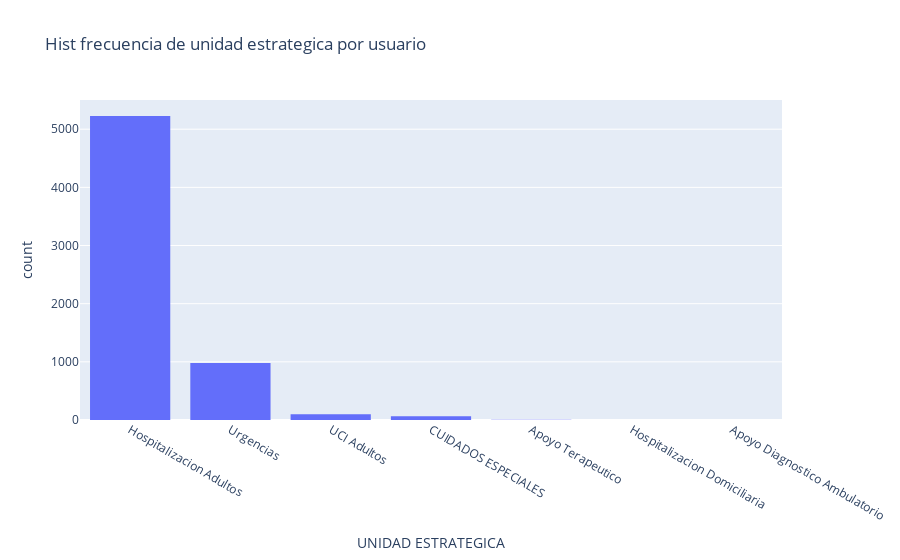

The code cell stored with this chart in its notebook:
### Code cell
fig  = px.histogram(df_egresos, x= 'UNIDAD ESTRATEGICA', title= 'Hist frecuencia de unidad estrategica por usuario')
fig.show()

### Figure 1 — Plotly figure (JSON) as saved in the notebook; plotly's stock layout.template omitted (floating-point values rounded to 4 significant figures; data arrays with more than 128 entries replaced by an {"elided": "..."} marker saying what was removed)
{"data": [{"alignmentgroup": "True", "bingroup": "x", "hovertemplate": "UNIDAD ESTRATEGICA=%{x}<br>count=%{y}<extra></extra>", "legendgroup": "", "marker": {"color": "#636efa", "pattern": {"shape": ""}}, "name": "", "offsetgroup": "", "orientation": "v", "showlegend": false, "type": "histogram", "x": {"elided": "6376 str values"}, "xaxis": "x", "yaxis": "y"}], "layout": {"barmode": "relative", "legend": {"tracegroupgap": 0}, "title": {"text": "Hist frecuencia de unidad estrategica por usuario"}, "xaxis": {"anchor": "y", "domain": [0, 1], "title": {"text": "UNIDAD ESTRATEGICA"}}, "yaxis": {"anchor": "x", "domain": [0, 1], "title": {"text": "count"}}}}
